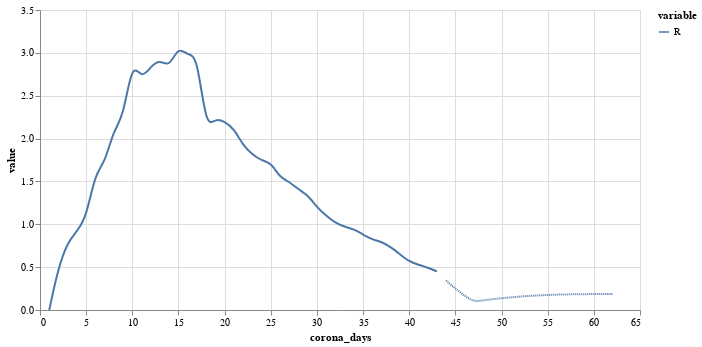

This figure's notebook cell:
### Code cell
plot_data(df=olg_model.df, countries=p.countries, var_in_multi_line='R')

### Figure 1 — Vega-Lite specification as saved in the notebook (floating-point values rounded to 4 significant figures)
{"config": {"view": {"continuousWidth": 400, "continuousHeight": 300}}, "layer": [{"data": {"name": "data-af4546ec15d0e74e42bf2ca495078e4b"}, "mark": {"type": "line", "interpolate": "basis"}, "encoding": {"color": {"type": "nominal", "field": "variable"}, "x": {"type": "quantitative", "field": "corona_days"}, "y": {"type": "quantitative", "field": "value"}}}, {"data": {"name": "data-f5cde743b3abe9458abc04297dda40b9"}, "mark": {"type": "line", "interpolate": "basis", "strokeDash": [1, 1]}, "encoding": {"color": {"type": "nominal", "field": "variable"}, "x": {"type": "quantitative", "field": "corona_days"}, "y": {"type": "quantitative", "field": "value"}}}], "height": 300, "width": 600, "$schema": "https://vega.github.io/schema/vega-lite/v4.0.2.json", "datasets": {"data-af4546ec15d0e74e42bf2ca495078e4b": [{"corona_days": 1, "variable": "R", "value": 0.0}, {"corona_days": 2, "variable": "R", "value": 0.5}, {"corona_days": 3, "variable": "R", "value": 0.7933}, {"corona_days": 4, "variable": "R", "value": 0.917}, {"corona_days": 5, "variable": "R", "value": 1.073}, {"corona_days": 6, "variable": "R", "value": 1.605}, {"corona_days": 7, "variable": "R", "value": 1.708}, {"corona_days": 8, "variable": "R", "value": 2.107}, {"corona_days": 9, "variable": "R", "value": 2.238}, {"corona_days": 10, "variable": "R", "value": 2.908}, {"corona_days": 11, "variable": "R", "value": 2.691}, {"corona_days": 12, "variable": "R", "value": 2.842}, {"corona_days": 13, "variable": "R", "value": 2.922}, {"corona_days": 14, "variable": "R", "value": 2.827}, {"corona_days": 15, "variable": "R", "value": 3.081}, {"corona_days": 16, "variable": "R", "value": 2.965}, {"corona_days": 17, "variable": "R", "value": 2.99}, {"corona_days": 18, "variable": "R", "value": 2.11}, {"corona_days": 19, "variable": "R", "value": 2.238}, {"corona_days": 20, "variable": "R", "value": 2.198}, {"corona_days": 21, "variable": "R", "value": 2.118}, {"corona_days": 22, "variable": "R", "value": 1.92}, {"corona_days": 23, "variable": "R", "value": 1.814}, {"corona_days": 24, "variable": "R", "value": 1.743}, {"corona_days": 25, "variable": "R", "value": 1.724}, {"corona_days": 26, "variable": "R", "value": 1.542}, {"corona_days": 27, "variable": "R", "value": 1.499}, {"corona_days": 28, "variable": "R", "value": 1.406}, {"corona_days": 29, "variable": "R", "value": 1.343}, {"corona_days": 30, "variable": "R", "value": 1.199}, {"corona_days": 31, "variable": "R", "value": 1.098}, {"corona_days": 32, "variable": "R", "value": 1.016}, {"corona_days": 33, "variable": "R", "value": 0.9711}, {"corona_days": 34, "variable": "R", "value": 0.943}, {"corona_days": 35, "variable": "R", "value": 0.8795}, {"corona_days": 36, "variable": "R", "value": 0.8223}, {"corona_days": 37, "variable": "R", "value": 0.797}, {"corona_days": 38, "variable": "R", "value": 0.735}, {"corona_days": 39, "variable": "R", "value": 0.6499}, {"corona_days": 40, "variable": "R", "value": 0.564}, {"corona_days": 41, "variable": "R", "value": 0.5282}, {"corona_days": 42, "variable": "R", "value": 0.496}, {"corona_days": 43, "variable": "R", "value": 0.4499}], "data-f5cde743b3abe9458abc04297dda40b9": [{"corona_days": 44, "variable": "R", "value": 0.3431}, {"corona_days": 45, "variable": "R", "value": 0.249}, {"corona_days": 46, "variable": "R", "value": 0.167}, {"corona_days": 47, "variable": "R", "value": 0.09613}, {"corona_days": 48, "variable": "R", "value": 0.1123}, {"corona_days": 49, "variable": "R", "value": 0.126}, {"corona_days": 50, "variable": "R", "value": 0.1374}, {"corona_days": 51, "variable": "R", "value": 0.1478}, {"corona_days": 52, "variable": "R", "value": 0.1567}, {"corona_days": 53, "variable": "R", "value": 0.1642}, {"corona_days": 54, "variable": "R", "value": 0.1703}, {"corona_days": 55, "variable": "R", "value": 0.1753}, {"corona_days": 56, "variable": "R", "value": 0.1792}, {"corona_days": 57, "variable": "R", "value": 0.1819}, {"corona_days": 58, "variable": "R", "value": 0.1836}, {"corona_days": 59, "variable": "R", "value": 0.1849}, {"corona_days": 60, "variable": "R", "value": 0.1858}, {"corona_days": 61, "variable": "R", "value": 0.1865}, {"corona_days": 62, "variable": "R", "value": 0.1868}]}}
